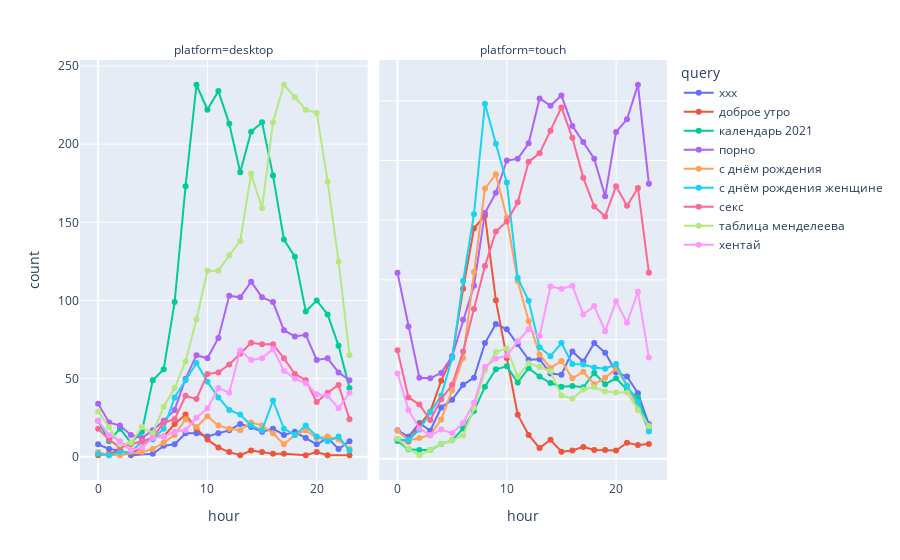

Notebook cell for this chart:
### Code cell
fig = px.line(
    top_df,
    x = 'hour',
    y = 'count',
    color = 'query',
    facet_col='platform',
    markers = True

)
fig.update_yaxes(matches = None)
fig.show()

### Figure 1 — Plotly figure (JSON) as saved in the notebook; plotly's stock layout.template omitted (floating-point values rounded to 4 significant figures)
{"data": [{"hovertemplate": "query=xxx<br>platform=desktop<br>hour=%{x}<br>count=%{y}<extra></extra>", "legendgroup": "xxx", "line": {"color": "#636efa", "dash": "solid"}, "marker": {"symbol": "circle"}, "mode": "lines+markers", "name": "xxx", "orientation": "v", "showlegend": true, "type": "scatter", "visible": true, "x": [0, 1, 2, 3, 5, 6, 7, 8, 9, 10, 11, 12, 13, 14, 15, 16, 17, 18, 19, 20, 21, 22, 23], "xaxis": "x", "y": [8, 5, 4, 1, 2, 7, 8, 15, 15, 13, 15, 17, 21, 19, 16, 18, 14, 16, 12, 8, 12, 5, 10], "yaxis": "y"}, {"hovertemplate": "query=xxx<br>platform=touch<br>hour=%{x}<br>count=%{y}<extra></extra>", "legendgroup": "xxx", "line": {"color": "#636efa", "dash": "solid"}, "marker": {"symbol": "circle"}, "mode": "lines+markers", "name": "xxx", "orientation": "v", "showlegend": false, "type": "scatter", "visible": true, "x": [0, 1, 2, 3, 4, 5, 6, 7, 8, 9, 10, 11, 12, 13, 14, 15, 16, 17, 18, 19, 20, 21, 22, 23], "xaxis": "x2", "y": [48, 37, 60, 47, 86, 99, 124, 136, 194, 226, 217, 192, 166, 167, 143, 141, 180, 163, 194, 178, 145, 138, 110, 58], "yaxis": "y2"}, {"hovertemplate": "query=доброе утро<br>platform=desktop<br>hour=%{x}<br>count=%{y}<extra></extra>", "legendgroup": "доброе утро", "line": {"color": "#EF553B", "dash": "solid"}, "marker": {"symbol": "circle"}, "mode": "lines+markers", "name": "доброе утро", "orientation": "v", "showlegend": true, "type": "scatter", "visible": true, "x": [0, 1, 2, 3, 4, 5, 6, 7, 8, 9, 10, 11, 12, 13, 14, 15, 16, 17, 19, 20, 21, 23], "xaxis": "x", "y": [1, 2, 4, 2, 6, 13, 13, 21, 27, 18, 11, 6, 3, 1, 4, 3, 2, 2, 1, 3, 1, 1], "yaxis": "y"}, {"hovertemplate": "query=доброе утро<br>platform=touch<br>hour=%{x}<br>count=%{y}<extra></extra>", "legendgroup": "доброе утро", "line": {"color": "#EF553B", "dash": "solid"}, "marker": {"symbol": "circle"}, "mode": "lines+markers", "name": "доброе утро", "orientation": "v", "showlegend": false, "type": "scatter", "visible": true, "x": [0, 1, 2, 3, 4, 5, 6, 7, 8, 9, 10, 11, 12, 13, 14, 15, 16, 17, 18, 19, 20, 21, 22, 23], "xaxis": "x2", "y": [33, 29, 56, 79, 131, 171, 285, 386, 408, 266, 169, 74, 40, 18, 32, 12, 14, 20, 15, 15, 14, 27, 23, 25], "yaxis": "y2"}, {"hovertemplate": "query=календарь 2021<br>platform=desktop<br>hour=%{x}<br>count=%{y}<extra></extra>", "legendgroup": "календарь 2021", "line": {"color": "#00cc96", "dash": "solid"}, "marker": {"symbol": "circle"}, "mode": "lines+markers", "name": "календарь 2021", "orientation": "v", "showlegend": true, "type": "scatter", "visible": true, "x": [0, 1, 2, 3, 4, 5, 6, 7, 8, 9, 10, 11, 12, 13, 14, 15, 16, 17, 18, 19, 20, 21, 22, 23], "xaxis": "x", "y": [23, 10, 18, 9, 16, 49, 56, 99, 173, 238, 222, 234, 213, 182, 208, 214, 180, 139, 128, 93, 100, 91, 71, 44], "yaxis": "y"}, {"hovertemplate": "query=календарь 2021<br>platform=touch<br>hour=%{x}<br>count=%{y}<extra></extra>", "legendgroup": "календарь 2021", "line": {"color": "#00cc96", "dash": "solid"}, "marker": {"symbol": "circle"}, "mode": "lines+markers", "name": "календарь 2021", "orientation": "v", "showlegend": false, "type": "scatter", "visible": true, "x": [0, 1, 2, 3, 4, 5, 6, 7, 8, 9, 10, 11, 12, 13, 14, 15, 16, 17, 18, 19, 20, 21, 22, 23], "xaxis": "x2", "y": [30, 16, 15, 15, 25, 31, 51, 80, 121, 150, 155, 128, 152, 138, 127, 121, 122, 120, 144, 125, 135, 116, 103, 48], "yaxis": "y2"}, {"hovertemplate": "query=порно<br>platform=desktop<br>hour=%{x}<br>count=%{y}<extra></extra>", "legendgroup": "порно", "line": {"color": "#ab63fa", "dash": "solid"}, "marker": {"symbol": "circle"}, "mode": "lines+markers", "name": "порно", "orientation": "v", "showlegend": true, "type": "scatter", "x": [0, 1, 2, 3, 4, 5, 6, 7, 8, 9, 10, 11, 12, 13, 14, 15, 16, 17, 18, 19, 20, 21, 22, 23], "xaxis": "x", "y": [34, 22, 20, 14, 12, 17, 23, 30, 50, 65, 63, 76, 103, 102, 112, 102, 99, 81, 77, 78, 62, 63, 54, 49], "yaxis": "y"}, {"hovertemplate": "query=порно<br>platform=touch<br>hour=%{x}<br>count=%{y}<extra></extra>", "legendgroup": "порно", "line": {"color": "#ab63fa", "dash": "solid"}, "marker": {"symbol": "circle"}, "mode": "lines+markers", "name": "порно", "orientation": "v", "showlegend": false, "type": "scatter", "x": [0, 1, 2, 3, 4, 5, 6, 7, 8, 9, 10, 11, 12, 13, 14, 15, 16, 17, 18, 19, 20, 21, 22, 23], "xaxis": "x2", "y": [312, 222, 136, 135, 144, 172, 233, 290, 412, 446, 500, 503, 529, 604, 592, 609, 558, 531, 503, 440, 548, 569, 627, 461], "yaxis": "y2"}, {"hovertemplate": "query=с днём рождения<br>platform=desktop<br>hour=%{x}<br>count=%{y}<extra></extra>", "legendgroup": "с днём рождения", "line": {"color": "#FFA15A", "dash": "solid"}, "marker": {"symbol": "circle"}, "mode": "lines+markers", "name": "с днём рождения", "orientation": "v", "showlegend": true, "type": "scatter", "x": [0, 1, 2, 4, 5, 6, 7, 8, 9, 10, 11, 12, 13, 14, 15, 16, 17, 18, 19, 20, 21, 22, 23], "xaxis": "x", "y": [3, 1, 1, 3, 5, 9, 14, 24, 19, 26, 20, 18, 17, 22, 20, 15, 8, 14, 17, 12, 13, 11, 5], "yaxis": "y"}, {"hovertemplate": "query=с днём рождения<br>platform=touch<br>hour=%{x}<br>count=%{y}<extra></extra>", "legendgroup": "с днём рождения", "line": {"color": "#FFA15A", "dash": "solid"}, "marker": {"symbol": "circle"}, "mode": "lines+markers", "name": "с днём рождения", "orientation": "v", "showlegend": false, "type": "scatter", "x": [0, 1, 2, 3, 4, 5, 6, 7, 8, 9, 10, 11, 12, 13, 14, 15, 16, 17, 18, 19, 20, 21, 22, 23], "xaxis": "x2", "y": [47, 31, 35, 40, 66, 115, 169, 313, 453, 477, 404, 298, 231, 175, 152, 164, 135, 146, 125, 136, 151, 123, 87, 50], "yaxis": "y2"}, {"hovertemplate": "query=с днём рождения женщине<br>platform=desktop<br>hour=%{x}<br>count=%{y}<extra></extra>", "legendgroup": "с днём рождения женщине", "line": {"color": "#19d3f3", "dash": "solid"}, "marker": {"symbol": "circle"}, "mode": "lines+markers", "name": "с днём рождения женщине", "orientation": "v", "showlegend": true, "type": "scatter", "x": [0, 1, 2, 3, 4, 5, 6, 7, 8, 9, 10, 11, 12, 13, 14, 15, 16, 17, 18, 19, 20, 21, 22, 23], "xaxis": "x", "y": [2, 1, 3, 3, 10, 11, 18, 38, 49, 60, 48, 38, 30, 27, 20, 17, 36, 18, 14, 20, 13, 10, 13, 4], "yaxis": "y"}, {"hovertemplate": "query=с днём рождения женщине<br>platform=touch<br>hour=%{x}<br>count=%{y}<extra></extra>", "legendgroup": "с днём рождения женщине", "line": {"color": "#19d3f3", "dash": "solid"}, "marker": {"symbol": "circle"}, "mode": "lines+markers", "name": "с днём рождения женщине", "orientation": "v", "showlegend": false, "type": "scatter", "x": [0, 1, 2, 3, 4, 5, 6, 7, 8, 9, 10, 11, 12, 13, 14, 15, 16, 17, 18, 19, 20, 21, 22, 23], "xaxis": "x2", "y": [33, 31, 49, 78, 106, 169, 298, 410, 595, 528, 463, 303, 265, 187, 172, 194, 159, 158, 153, 151, 159, 122, 95, 46], "yaxis": "y2"}, {"hovertemplate": "query=секс<br>platform=desktop<br>hour=%{x}<br>count=%{y}<extra></extra>", "legendgroup": "секс", "line": {"color": "#FF6692", "dash": "solid"}, "marker": {"symbol": "circle"}, "mode": "lines+markers", "name": "секс", "orientation": "v", "showlegend": true, "type": "scatter", "x": [0, 1, 2, 3, 4, 5, 6, 7, 8, 9, 10, 11, 12, 13, 14, 15, 16, 17, 18, 19, 20, 21, 22, 23], "xaxis": "x", "y": [18, 11, 6, 8, 10, 12, 22, 24, 39, 37, 53, 54, 59, 66, 73, 72, 72, 63, 53, 49, 35, 41, 46, 24], "yaxis": "y"}, {"hovertemplate": "query=секс<br>platform=touch<br>hour=%{x}<br>count=%{y}<extra></extra>", "legendgroup": "секс", "line": {"color": "#FF6692", "dash": "solid"}, "marker": {"symbol": "circle"}, "mode": "lines+markers", "name": "секс", "orientation": "v", "showlegend": false, "type": "scatter", "x": [0, 1, 2, 3, 4, 5, 6, 7, 8, 9, 10, 11, 12, 13, 14, 15, 16, 17, 18, 19, 20, 21, 22, 23], "xaxis": "x2", "y": [182, 103, 91, 65, 100, 124, 180, 251, 323, 381, 398, 430, 498, 512, 550, 589, 538, 471, 423, 406, 457, 424, 454, 312], "yaxis": "y2"}, {"hovertemplate": "query=таблица менделеева<br>platform=desktop<br>hour=%{x}<br>count=%{y}<extra></extra>", "legendgroup": "таблица менделеева", "line": {"color": "#B6E880", "dash": "solid"}, "marker": {"symbol": "circle"}, "mode": "lines+markers", "name": "таблица менделеева", "orientation": "v", "showlegend": true, "type": "scatter", "x": [0, 1, 2, 3, 4, 5, 6, 7, 8, 9, 10, 11, 12, 13, 14, 15, 16, 17, 18, 19, 20, 21, 22, 23], "xaxis": "x", "y": [29, 19, 8, 9, 19, 15, 32, 44, 61, 88, 119, 119, 129, 138, 181, 159, 214, 238, 230, 222, 220, 176, 125, 65], "yaxis": "y"}, {"hovertemplate": "query=таблица менделеева<br>platform=touch<br>hour=%{x}<br>count=%{y}<extra></extra>", "legendgroup": "таблица менделеева", "line": {"color": "#B6E880", "dash": "solid"}, "marker": {"symbol": "circle"}, "mode": "lines+markers", "name": "таблица менделеева", "orientation": "v", "showlegend": false, "type": "scatter", "x": [0, 1, 2, 3, 4, 5, 6, 7, 8, 9, 10, 11, 12, 13, 14, 15, 16, 17, 18, 19, 20, 21, 22, 23], "xaxis": "x2", "y": [34, 17, 6, 15, 25, 31, 39, 85, 148, 179, 185, 138, 160, 154, 147, 106, 101, 116, 120, 113, 111, 111, 82, 55], "yaxis": "y2"}, {"hovertemplate": "query=хентай<br>platform=desktop<br>hour=%{x}<br>count=%{y}<extra></extra>", "legendgroup": "хентай", "line": {"color": "#FF97FF", "dash": "solid"}, "marker": {"symbol": "circle"}, "mode": "lines+markers", "name": "хентай", "orientation": "v", "showlegend": true, "type": "scatter", "x": [0, 1, 2, 3, 4, 5, 6, 7, 8, 9, 10, 11, 12, 13, 14, 15, 16, 17, 18, 19, 20, 21, 22, 23], "xaxis": "x", "y": [23, 14, 10, 4, 6, 12, 13, 16, 17, 25, 31, 44, 41, 68, 62, 63, 69, 55, 50, 47, 40, 39, 31, 41], "yaxis": "y"}, {"hovertemplate": "query=хентай<br>platform=touch<br>hour=%{x}<br>count=%{y}<extra></extra>", "legendgroup": "хентай", "line": {"color": "#FF97FF", "dash": "solid"}, "marker": {"symbol": "circle"}, "mode": "lines+markers", "name": "хентай", "orientation": "v", "showlegend": false, "type": "scatter", "x": [0, 1, 2, 3, 4, 5, 6, 7, 8, 9, 10, 11, 12, 13, 14, 15, 16, 17, 18, 19, 20, 21, 22, 23], "xaxis": "x2", "y": [143, 82, 51, 39, 49, 43, 60, 94, 154, 168, 173, 197, 217, 206, 289, 285, 290, 242, 256, 214, 264, 228, 280, 170], "yaxis": "y2"}], "layout": {"annotations": [{"font": {}, "showarrow": false, "text": "platform=desktop", "x": 0.245, "xanchor": "center", "xref": "paper", "y": 1, "yanchor": "bottom", "yref": "paper"}, {"font": {}, "showarrow": false, "text": "platform=touch", "x": 0.755, "xanchor": "center", "xref": "paper", "y": 1, "yanchor": "bottom", "yref": "paper"}], "autosize": true, "legend": {"title": {"text": "query"}, "tracegroupgap": 0}, "margin": {"t": 60}, "xaxis": {"anchor": "y", "autorange": true, "domain": [0, 0.49], "range": [-1.563, 24.56], "title": {"text": "hour"}, "type": "linear"}, "xaxis2": {"anchor": "y2", "autorange": true, "domain": [0.51, 1], "matches": "x", "range": [-1.563, 24.56], "title": {"text": "hour"}, "type": "linear"}, "yaxis": {"anchor": "x", "autorange": true, "domain": [0, 1], "range": [-17.35, 256.4], "title": {"text": "count"}, "type": "linear"}, "yaxis2": {"anchor": "x2", "autorange": true, "domain": [0, 1], "range": [-42.08, 675.1], "showticklabels": false, "type": "linear"}}}
